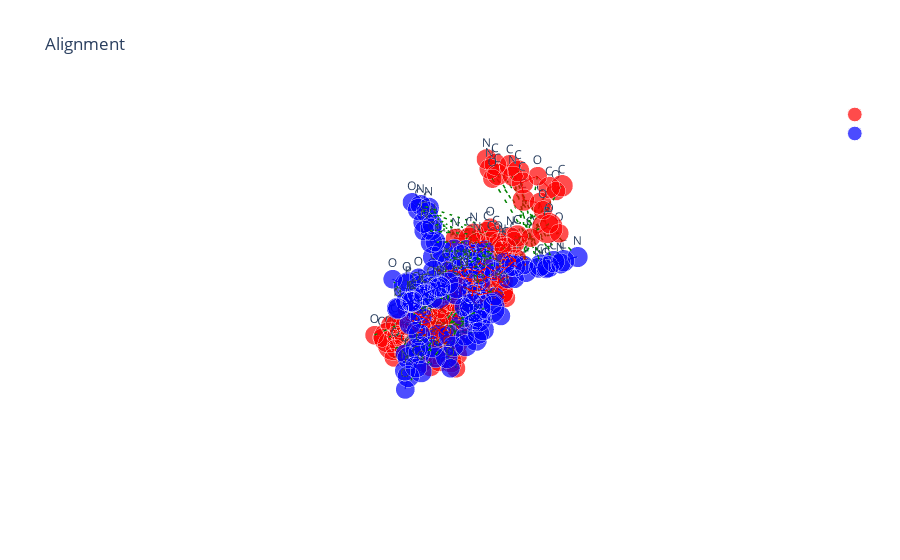

Here is the notebook cell this chart was saved with:
### Code cell
df = pd.read_csv('./otmol_output/215d_DNA_result.csv')
data_path = "../Data/first_8_molecules_RDKIT"
ligand = '215d_DNA'
i = 43
nameB = ligand+'_conf'+str(i)+'_otmol.xyz'
path1 = os.path.join(data_path, 'extra_bio_ligands', ligand+'.pdb')
path2 = os.path.join(data_path, 'extra_bio_ligands_RDKIT', ligand, ligand+'_conf'+str(i)+'.pdb')
X_A, T_A, B_A = otm.tl.parse_pdb_file(path1)
X_B, T_B, B_B = otm.tl.parse_pdb_file(path2)
assignment = [int(x) for x in df['assignment'][i].strip('[]').split()]
P = otm.tl.permutation_to_matrix(assignment)
X_B_aligned, _, _ = otm.tl.kabsch(X_A, X_B, P) 
otm.tl.write_xyz_with_custom_labels(
    os.path.join('otmol_output', nameB), 
    X_B_aligned[assignment], 
    T_B[assignment],
    comment="aligned by OTMol")
otm.pl.interactive_alignment_plot(X_A, X_B_aligned, T_A, T_B, B_A, B_B, assignment, '', '')
